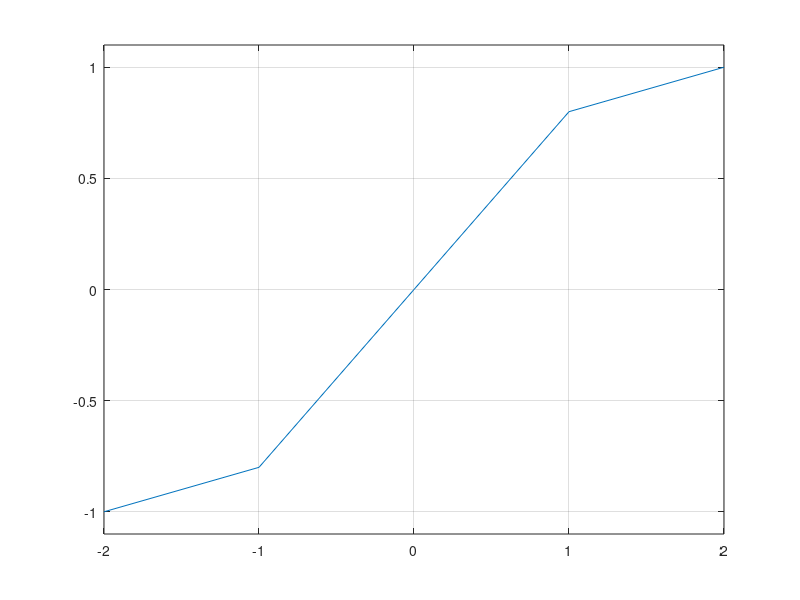

Here is the MATLAB script that generated this plot: (Note: this script raises an error after producing the figure.)

x = [-2 -1 0 1 2];
y = [-1 -0.8 0 0.8 1];
plot(x,y); ylim([-1.1 1.1]); grid on;

xx = [-2:0.01:2];
% yint = interp1(x,y,xx,'cubic');
yint = lagrangepoly(x,y,xx);
hold on;
plot(xx,yint); hold off

%%
% ff = 0:8000;
fs = 16000;

f_band = [100 2000];
fmid = 10^mean(log10(f_band));

f_edges = [10 f_band(1) fmid f_band(2) fs/2];

Noct = 4;
f_intpts = (f_band'*2.^(Noct/2*[-1 0 1]))';

dbPerOct = 3.0; %dB
a = db2mag( ...
    dbPerOct/log10(2) * log10(f_edges/fmid) );
a([1 end]) = a([2 end-1]);

a_ = db2mag( ...
    dbPerOct/log10(2) * log10(f_intpts/fmid) );
a_([1 end]) = a_(2,:);

offsetdB = 1.505;
a_(f_intpts == f_band) = db2mag(mag2db(a_(f_intpts == f_band)) + [1 -1]'*offsetdB);

% a_int = db2mag( ...
%     lagrangepoly(log10(f_intpts(:)),mag2db(a_), log10(f_intpts(1):f_intpts(end)))  );
iFrqs=[];
for cf = 1:2
    interpFrqs = f_intpts(1,cf):f_intpts(end,cf);
    a_int{cf} = db2mag( ...
        lagrangepoly( ...
            log10(f_intpts(:,cf)), ...
            mag2db(a_(:,cf)), ...
            log10(interpFrqs))  );
        iFrqs = [iFrqs interpFrqs];
end

plot(f_edges/1e3,mag2db(a)); hold on;
plot((f_intpts(1):f_intpts(3))/1e3,mag2db(a_int)); hold on;
grid on; grid minor;
set(gca,'xscale','log');
xlim([0.01 10]); hold on;

%%
[num,den]=iirlpnorm(32,14,ff([14:129])'/(fs/2),ff([14 129])'/(fs/2),ff([14:129])'/(fs/2));

freqz(num,den);
set(gca,'xscale','log');


%%
clear; clc;

c = 343;                    % Sound velocity (m/s)
fs = 16000;                 % Sample frequency (samples/s)
L = [3 3 3];                % Room dimensions [x y z] (m)
n = 0.2*fs;                   % Number of samples
mtype = 'omnidirectional';  % Type of microphone
order = 1;                 % -1 equals maximum reflection order!
dim = 3;                    % Room dimension
orientation = 0;            % Microphone orientation (rad)
hp_filter = 0;              % Enable high-pass filter
rng shuffle;

betaA = (1 - [1 [1 1 1 1 1]*1]).^2;                 % Reverberation time (s)
beta1 = (1 - [0.00*1 [1 1 1 1 1]*1]).^2;                 % Reverberation time (s)

rtxN = 24;
[yy,zz] = meshgrid(linspace(0,3,rtxN)); % Planar Array
% yy = linspace(0,3,rtxN); zz = yy*0+1.5; % Linear Array

rtx = [zeros(numel(yy),1), yy(:), zz(:)];
srx = rtx;

MM=[];PP=[];
tic;
ss=0;
while true %for ss = 1:10
    ss = ss+1;
% r = [1.0 1.5 1.5];    % Receiver positions [x_1 y_1 z_1 ; x_2 y_2 z_2] (m)
% s = [1.5 1.5 1.5];              % Source position [x y z] (m)
r = rand(1,3)*3;    % Receiver positions [x_1 y_1 z_1 ; x_2 y_2 z_2] (m)
s = rand(1,3)*3;    % Receiver positions [x_1 y_1 z_1 ; x_2 y_2 z_2] (m)
% s = [rand(1,2)*3 1.5]; r = [rand(1,2)*3 1.5]; % When using linear array

hA = rir_generator(c, fs, r, s, L, betaA, n, mtype, order, dim, orientation, hp_filter);
h1 = rir_generator(c, fs, r, s, L, beta1, n, mtype, order, dim, orientation, hp_filter);
hf = h1(:)-hA(:);

stx = s;              % Source position [x y z] (m)
htx = rir_generator(c, fs, rtx, stx, L, betaA, n, mtype, order, dim, orientation, hp_filter);
rrx = r;    % Receiver positions [x_1 y_1 z_1 ; x_2 y_2 z_2] (m)
for i = 1:size(rtx,1)
    hrx(i,:) = rir_generator(c, fs, rrx, srx(i,:), L, betaA, n, mtype, order, dim, orientation, hp_filter);
end

% htx = imag(hilbert(htx));

hc = Tools.fconv(htx.',hrx.');
hc = sum(hc(1:numel(hf),:),2);
hc = Broadband_Tools.power_norm(hf,hc,fs,[250 1000]);

% figure(1);
% % plot(hA); hold on;
% plot(hf); hold on
% % plot(hi); hold on;
% plot(hc); hold on;
% hold off

figure(2);
HF = fft(hf);
HC = fft(hc);

ff = linspace(0,fs/2,n/2+1)/1e3;ff(end)=[];

MagnitudeC = abs(HC);
MagnitudeC(end/2+1:end)=[];

PhaseDifference = mod(unwrap(angle(HF)) - unwrap(angle(HC)) + pi,2*pi)/pi*180-180;
PhaseDifference(end/2+1:end)=[];

MM(:,ss) = MagnitudeC; %.*ff.'; Planar compensation %.*sqrt(ff).' % Linear compensation
PP(:,ss) = PhaseDifference;
% MM = mean([MM , MagnitudeC.*ff.' ],2);
% PP = mean([PP , PhaseDifference  ],2);


subplot(2,1,1);
plot(ff, mag2db(  MM  ),':k'); hold on;
plot(ff, mag2db(  mean(MM,2)  ),'-b','linew',1.5); hold off;
xlim([0.1 10]); %ylim([-60 0]);
grid on; grid minor; set(gca,'xscale','log');
xlabel('Frequency (kHz)');ylabel('Magnitude (dB)');

subplot(2,1,2);
plot(ff, PP ,':k'); hold on;
plot(ff, mean(PP,2) ,'-','co',.8*[1 0 0],'linew',1.5); hold off;
xlim([0.1 10]); ylim([-180 180]); yticks([-180:45:180]);
grid on; grid minor; set(gca,'xscale','log');
xlabel('Frequency (kHz)');ylabel('Phase (\circ)');

drawnow;
fprintf('%d\n',ss);
end
toc
